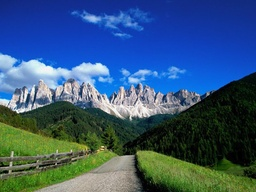
#> input picture HW3/sample.jpg, 256 x 192 px, shrunk from 800 x 600 before the run
$ python HW3_SeamCarving.py   (older library calls are emulated)
#> lines starting #> are read from the running program, lines starting #| are printed output that depends on the picture
#> further down, img is the input picture: shape (192, 256, 3); mean B, G, R 119.6, 87.3, 55.1
from tqdm import trange
import numpy as np
import numba
import cv2
from scipy.ndimage.filters import convolve


def calc_gradient(img):
    filter_du = np.array([
        [1.0, 2.0, 1.0],
        [0.0, 0.0, 0.0],
        [-1.0, -2.0, -1.0],
    ])
    filter_du = np.stack([filter_du] * 3, axis = -1)

    filter_dv = np.array([
        [1.0, 0.0, -1.0],
        [2.0, 0.0, -2.0],
        [1.0, 0.0, -1.0],
    ])
    filter_dv = np.stack([filter_dv] * 3, axis = -1)

    img = img.astype(np.float32)
    convolved = np.abs(convolve(img, filter_du)) + np.abs(convolve(img, filter_dv))

    gradient = convolved.sum(axis = -1)

    return gradient

def crop_c(img, scale_c):
#> called with scale_c = 0.5
    r, c, _ = img.shape
#> r = 192; c = 256
    new_c = int(scale_c * c)
#> new_c = 128

    for i in trange(c - new_c):
        img = carve_column(img)
#> this loop made 128 passes
#> pass 1, in calc_gradient, `convolved = np.abs(convolve(img, filter_du)) + np.abs(convolve(img, fi..`:
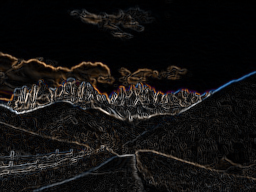
#> convolved: shape (192, 256, 3) float32; mean B, G, R 242.7, 252.1, 273; drawn with min black and max white
#> pass 1, in calc_gradient, `gradient = convolved.sum(axis = -1)`:
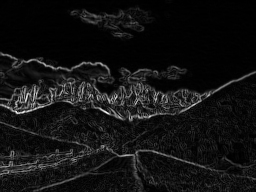
#> gradient: shape (192, 256) float32; min 0, max 10194, mean 767.8; drawn with min black and max white
#> pass 1, in crop_c, `img = carve_column(img)`:
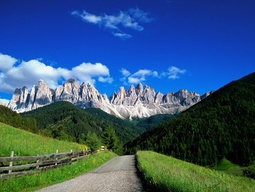
#> img: shape (192, 255, 3); mean of channels 0, 1, 2 119.8, 87.5, 55.2; drawn as B, G, R
#> after the loop:
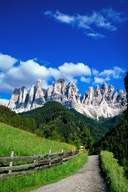
#> img: shape (192, 128, 3); mean of channels 0, 1, 2 129.2, 102, 69.8; drawn as B, G, R

    return img

def crop_r(img, scale_r):
    img = np.rot90(img, 1, (0, 1))
    img = crop_c(img, scale_r)
    img = np.rot90(img, 3, (0, 1))
    return img

@numba.jit
def carve_column(img):
    r, c, _ = img.shape

    M, backtrack = minimum_seam(img)
    mask = np.ones((r, c), dtype=np.bool)

    j = np.argmin(M[-1])
    for i in reversed(range(r)):
        mask[i, j] = False
        j = backtrack[i, j]

    mask = np.stack([mask] * 3, axis=-1)
    img = img[mask].reshape((r, c - 1, 3))
    return img

@numba.jit
def minimum_seam(img):
    r, c, _ = img.shape
    gradient = calc_gradient(img)

    M = gradient.copy()
    backtrack = np.zeros_like(M, dtype=np.int)

    for i in range(1, r):
        for j in range(0, c):
            if j == 0:
                idx = np.argmin(M[i-1, j:j + 2])
                backtrack[i, j] = idx + j
                min_energy = M[i-1, idx + j]
            else:
                idx = np.argmin(M[i - 1, j - 1:j + 2])
                backtrack[i, j] = idx + j - 1
                min_energy = M[i - 1, idx + j - 1]

            M[i, j] += min_energy

    return M, backtrack

"""main()"""
# Choose edge to be carved: <r/c> (row/column)
axis = 'c'
# 0 < scale < 1
scale = 0.5

in_filename = 'sample.jpg'
out_filename = 'result.jpg'

img = cv2.imread(in_filename)

if axis == 'r':
    out = crop_r(img, scale)
elif axis == 'c':
    out = crop_c(img, scale)

cv2.imshow(out_filename, out)

cv2.waitKey(0)
cv2.destroyAllWindows()

cv2.imwrite(out_filename, out)

$ run again, with HW3/test.jpg copied over HW3/sample.jpg
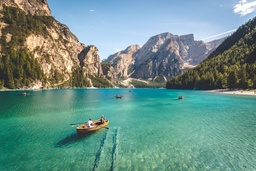
#> input picture HW3/test.jpg, 256 x 171 px, shrunk from 800 x 533 before the run
#> img is the input picture: shape (171, 256, 3); mean B, G, R 135.8, 143.5, 106.8
#> the loop in crop_c, `for i in trange(c - new_c):` made 128 passes
#> pass 1, in calc_gradient, `convolved = np.abs(convolve(img, filter_du)) + np.abs(convolve(img, fi..`:
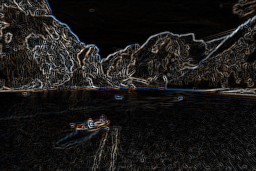
#> convolved: shape (171, 256, 3) float32; mean B, G, R 279.9, 289.5, 308.8; drawn with min black and max white
#> after the loop in crop_c, `for i in trange(c - new_c):`:
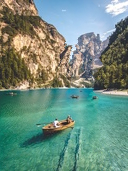
#> img: shape (171, 128, 3); mean of channels 0, 1, 2 127.5, 140.3, 110.1; drawn as B, G, R
